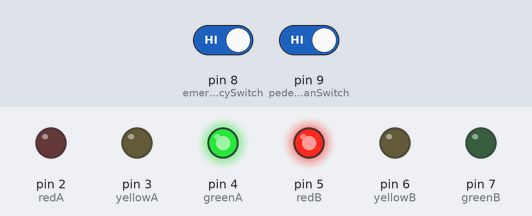
Bench run of a sketch on a simulated Arduino Uno, built with avr-gcc and run on an emulated ATmega328P. On the bench: output pins drawn as LEDs (lit = HIGH). The inputs (shaded band) are chosen by the test bench; at power-on: pin 8 (emergencySwitch) HIGH, pin 9 (pedestrianSwitch) HIGH.

Above: at 1.2 s.
1.3 s: pin 8 (emergencySwitch) driven LOW and pin 9 (pedestrianSwitch) driven LOW
At 6.3 s:
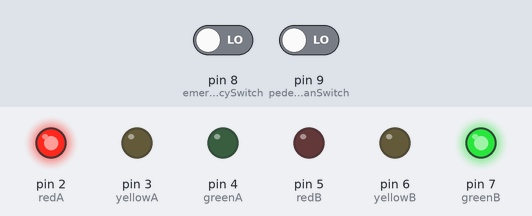
At 13.3 s:
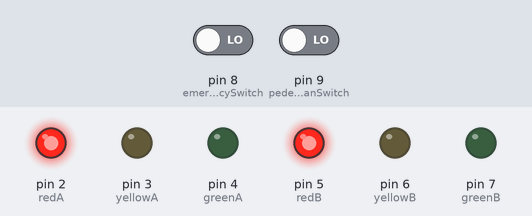
Timing chart, 0 to 33.5 s (numbered marks = the images above; inputs shaded):
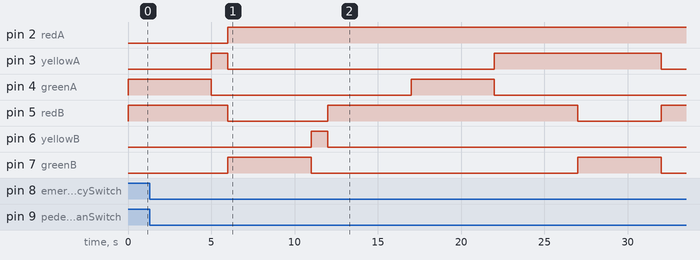

Measured:
- after the input at 1.3 s, pin 2 (redA): goes on until 6.0 s, then stays HIGH; pin 6 (yellowB): goes on until 12.0 s, then stays LOW; pin 7 (greenB): LOW → HIGH after 25.7 s, → LOW 5.0 s later

The sketch:

traffic_light.ino
```cpp
// LED Pins for Road A (North-South)
int redA = 2;
int yellowA = 3;
int greenA = 4;

// LED Pins for Road B (East-West)
int redB = 5;
int yellowB = 6;
int greenB = 7;

// Slide Switch Pins
int emergencySwitch = 8;
int pedestrianSwitch = 9;

void setup() {
  // LEDs as OUTPUT
  pinMode(redA, OUTPUT);
  pinMode(yellowA, OUTPUT);
  pinMode(greenA, OUTPUT);
  pinMode(redB, OUTPUT);
  pinMode(yellowB, OUTPUT);
  pinMode(greenB, OUTPUT);

  // Slide switches as INPUT with internal pull-up
  pinMode(emergencySwitch, INPUT_PULLUP);
  pinMode(pedestrianSwitch, INPUT_PULLUP);
}

void loop() {
  if (digitalRead(emergencySwitch) == LOW) {
    emergencyMode();
  }
  else if (digitalRead(pedestrianSwitch) == LOW) {
    pedestrianMode();
  }
  else {
    normalCycle();
  }
}

void emergencyMode() {
  turnOffAllGreenAndYellow();
  turnOnAllRed();
  delay(5000);
  digitalWrite(greenA, HIGH);
  delay(5000);
  digitalWrite(greenA, LOW);
  digitalWrite(yellowA, HIGH);
  delay(5000);
  digitalWrite(greenB, HIGH);
  digitalWrite(redA, HIGH);
  digitalWrite(redB, LOW);
  delay(5000);
}

void pedestrianMode() {
  turnOffAllGreenAndYellow();
  turnOnAllRed();
  delay(5000);
  normalCycle();
}

void normalCycle() {
  // Road A GO
  digitalWrite(greenA, HIGH);
  digitalWrite(redB, HIGH);
  delay(5000);

  digitalWrite(greenA, LOW);
  digitalWrite(yellowA, HIGH);
  delay(1000);
  digitalWrite(yellowA, LOW);

  // Road B GO
  digitalWrite(redB, LOW);
  digitalWrite(redA, HIGH);
  digitalWrite(greenB, HIGH);
  delay(5000);

  digitalWrite(greenB, LOW);
  digitalWrite(yellowB, HIGH);
  delay(1000);
  digitalWrite(yellowB, LOW);
  digitalWrite(redA, LOW);
  digitalWrite(redB, HIGH);
}

void turnOffAllGreenAndYellow() {
  digitalWrite(greenA, LOW);
  digitalWrite(greenB, LOW);
  digitalWrite(yellowA, LOW);
  digitalWrite(yellowB, LOW);
}

void turnOnAllRed() {
  digitalWrite(redA, HIGH);
  digitalWrite(redB, HIGH);
}
```
